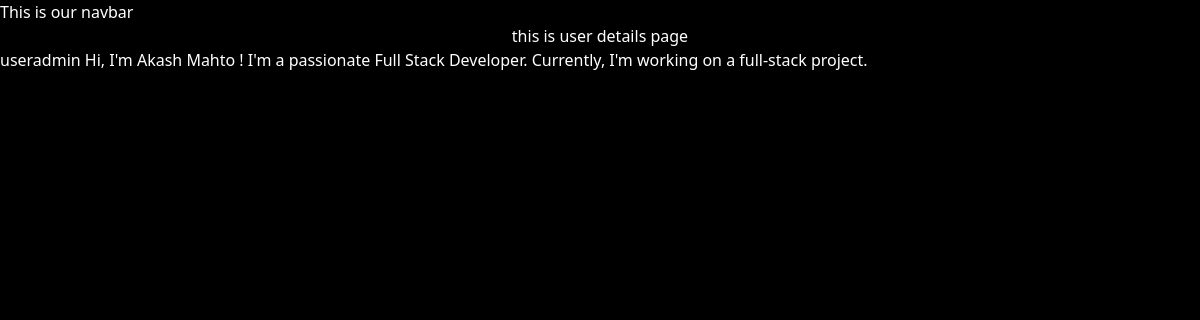
/firstapp/4, run on the app's committed database.
### firstapp/models.py (models this page shows, shortened)
class User(models.Model):
    USER_TYPE = [
        ('normal', "normaluser"),
        ('admin', "useradmin")
    ]
    name = models.CharField(max_length=100)
    image = models.ImageField(upload_to='images/')
    email = models.EmailField(max_length=120, blank=False, null=False, default='')
    description = models.TextField(max_length=500, blank=True,null=True)
    date_added = models.DateTimeField(default=timezone.now)
    type = models.CharField(max_length=8, choices=USER_TYPE)

### firstapp/views.py (the view)
# urls.py: path('<int:user_id>',views.user_details, name="user-details" )
def user_details(request, user_id):
    user = get_object_or_404(User, pk=user_id)
    return render(request,'firstapp/user_details.html', {"user":user})

### firstapp/templates/firstapp/user_details.html (shortened to what this page needs)
{% extends 'layout.html' %}
{% block content %}
<h1>this is user details page</h1>
<div>
    <p>
        {{user.name}}
        {{user.description}}
    </p>
</div>
{% endblock %}

### static/css/home.css (style rules this page uses)
body { background-color: rgb(0, 0, 0); color: white; }
h1 { text-align: center; font-size: 40px; }

### data on the page
User: name "useradmin", description "Hi, I'm Akash Mahto ! I'm a passionate Full Stack Developer. Currently, I'm working on a full-stack project."
